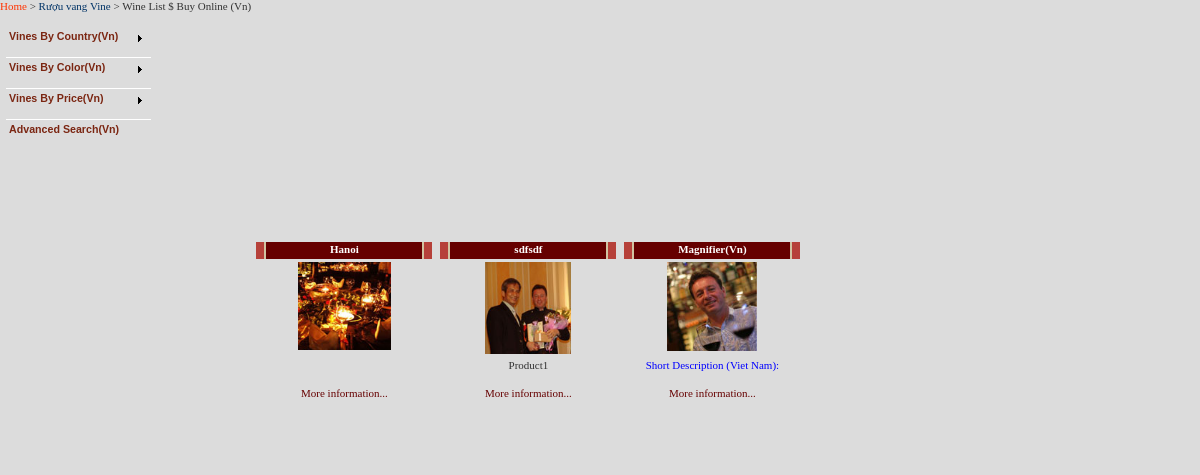
The app's page /Vis_web/contact_.php?id=96 with its own data.
### tables this page shows
CREATE TABLE `menu` (
  `CategoryID` bigint(20) NOT NULL auto_increment,
  `PCID` bigint(20) NOT NULL default '0',
  `CreateDate` timestamp NOT NULL default '0000-00-00 00:00:00',
  `ModifyDate` timestamp NOT NULL default '0000-00-00 00:00:00',
  `TChnName` varchar(50) default NULL,
  `SChnName` varchar(50) default NULL,
  `EngName` varchar(100) default NULL,
  `ShowInIndex` enum('T','F') NOT NULL default 'F',
  `Queue` int(11) NOT NULL default '0',
  `ActiveStatus` enum('T','F') NOT NULL default 'T',
  `sPhoto` text,
  `ActiveFile` enum('T','F') NOT NULL default 'F',
  `File` varchar(255) default NULL,
  `Photo` text,
  `FieldName` tinyint(3) unsigned default NULL,
  `Position` int(10) default NULL,
  `OutletID` int(10) NOT NULL,
  PRIMARY KEY  (`CategoryID`)
);

CREATE TABLE `product` (
  `ProdID` bigint(20) NOT NULL auto_increment,
  `CreateDate` timestamp NOT NULL default '0000-00-00 00:00:00',
  `ModifyDate` timestamp NOT NULL default '0000-00-00 00:00:00',
  `ProdCode` varchar(30) default NULL,
  `TChnHeader` varchar(50) default NULL,
  `SChnHeader` varchar(50) default NULL,
  `EngHeader` varchar(100) default NULL,
  `VnHeader` varchar(100) default NULL,
  `FamilyID` int(10) NOT NULL default '0',
  `CategoryID` int(10) NOT NULL default '0',
  `SubCategoryID` int(10) NOT NULL default '0',
  `WineList` enum('T','F') NOT NULL default 'F',
  `CigarList` enum('T','F') NOT NULL default 'F',
  `VineCellar` enum('T','F') NOT NULL default 'F',
  `FoodPhotos` enum('T','F') NOT NULL default 'F',
  `TChnSDesc` varchar(100) default NULL,
  `SChnSDesc` varchar(100) default NULL,
  `EngSDesc` text,
  `EngLDesc` text,
  `TChnLDesc` text,
  `SChnLDesc` text,
  `Queue` bigint(20) NOT NULL default '1',
  `EngSpec` text,
  `EngLpec` text,
  `TChnSpec` text,
  `SChnSpec` text,
  `Price1` double default NULL,
  `Price2` double default NULL,
  `Price3` double default NULL,
  `PriceDiscount1` varchar(25) default NULL,
  `PriceDiscount2` varchar(25) default NULL,
  `PriceDiscount3` varchar(25) default NULL,
  `TChnFeat` text,
  `SChnFeat` text,
  `ActiveStatus` enum('T','F') NOT NULL default 'T',
  `ShowInIndex` enum('T','F') NOT NULL default 'F',
  `Remark` text,
  `sPhoto` text,
  `lPhoto` text,
  `CatID` bigint(20) NOT NULL default '0',
  PRIMARY KEY  (`ProdID`),
  UNIQUE KEY `ProdCode` (`ProdCode`)
);

### Vis_web/vn_winelist.php (the view, shortened to what this page needs)
<?
include_once("./backend/functions/menu.php");
?>
<html>
<head>
</head>
<body>
        <table width="98%" border="0">
          <tr>
            <td width="18%" rowspan="3" valign="top" bgcolor="#dcdcdc" >
			<table>
			<tr>
			<td>
			<div align="left">
                <? require_once("./vn_wine.php"); ?>
              </div>
			</td>
			</tr>
			<tr>
			<td>&nbsp;
			</td>
			</tr>
			<tr>
			<td>
			<div align="left">
              </div>
			</td>
			</tr>
			<tr>
			<td>
			</td>
			</tr>
			</table>
			  </td>
            <td width="3%"></td>
            <td width="73%">&nbsp;</td>
            <td width="2%">&nbsp;</td>
          </tr>
          <tr>
            <td height="194">&nbsp;</td>
            <td>
            </td>
            <td>&nbsp;</td>
            <td width="4%">&nbsp;</td>
          </tr>
          <tr>
            <td height="212">&nbsp;</td>
            <td>
<table>
<tr>
<?
$SQL3 = "SELECT * FROM Product WHERE WineList = 'T' AND FamilyID = '6' ORDER BY CreateDate DESC Limit 0,6";
$rs3 = @mysql_query($SQL3);
$number=0;
while($row3 = @mysql_fetch_array($rs3))
{
$number++;
if(!($number % 3))
		$newline="</tr><tr>";
	else
		$newline="";
?>
<td>
<?
$newproduct = '
<table width="180" height="154" border="0">
<tr>
  <td width="176" height="17" background="./hot_buy.gif"><div align="center"><font color="#FFFFFF"><strong>'.$row3["VnHeader"].'</strong></font></div></td>
  </tr>
  <tr>
   <td height="95"><div align="center">'.$row3["sPhoto"].'</div></td>
  </tr>
  <tr>
    <td height="26"><div align="center">'.$row3["EngSpec"].'</a></div></td>
  </tr>
  <tr>
    <td height="26"><div align="center"><a href=vn_productdetail.php?id='.$row3["ProdID"].'&type=vine_wine><font color="#660000">More information...</font></a></div></td>
  </tr>
</table>';
echo $newproduct;
?>
</td>
<? echo $newline;}?>
</tr>
</table>
			</td>
            <td>&nbsp;</td>
          </tr>
        </table>
</body>
</html>

### Vis_web/backend/functions/menu.php (shortened to what this page needs)
<?
function SearchMenuVn($id)
{
$sql="SELECT CategoryID, EngName, PCID, Queue FROM Menu WHERE CategoryID=$id";
$query=mysql_query($sql);
while ($row=mysql_fetch_array($query))
 {
 if ($row[PCID]!=0)
   {
  $sql1="SELECT CategoryID, EngName, PCID, Queue FROM Menu WHERE CategoryID=$row[PCID]";
  $query1=mysql_query($sql1);
  	while ($row1=mysql_fetch_array($query1))
		{
		if($row1[PCID]==0)
	{echo '<a href="vn_menudetail.php?id='.$row1[CategoryID].'">'.$row1[EngName].'</a>'.'&nbsp;&gt;&nbsp;'.$row[EngName];}
		 }
    }
	else
	{echo $row[EngName];}
  }
}
?>

### Vis_web/templates/images/default2.css (style rules this page uses)
BODY { BACKGROUND-COLOR: #dcdcdc }
A:link { COLOR: #003366; TEXT-DECORATION: none }

### Vis_web/images/portal.css (style rules this page uses)
TD { FONT-SIZE: 11px; VERTICAL-ALIGN: top; COLOR: #333333; FONT-FAMILY: Tahoma }
A { TEXT-DECORATION: none }

### records on screen
menu: EngName "Wine List $ Buy Online (Vn)"
menu: EngName "Rượu vang Vine"
product: VnHeader "Hanoi", sPhoto (picture)
product: VnHeader "sdfsdf", sPhoto (picture), EngSpec "Product1"
product: VnHeader "Magnifier(Vn)", sPhoto (picture), EngSpec "Short Description (Viet Nam):"
